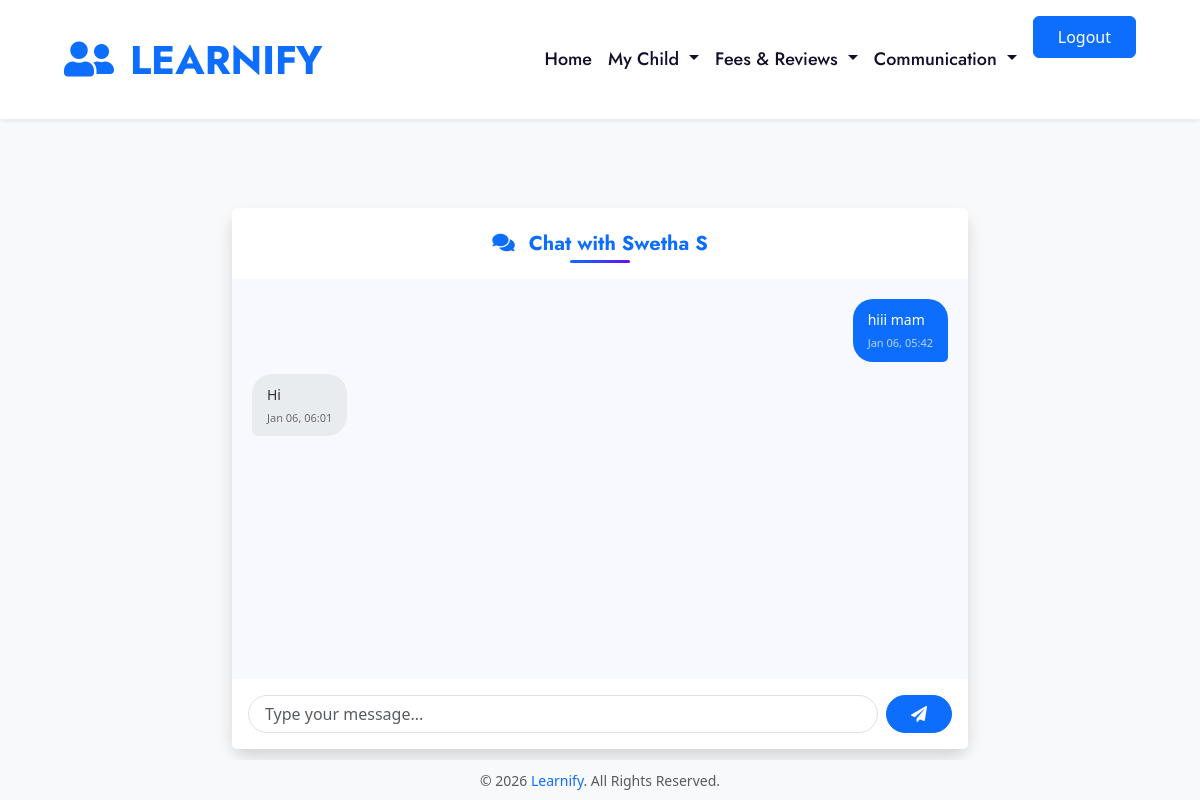
/parent_teacher_chat?teacher=5 (signed in), run on the app's committed database.
### Teacher/models.py (models this page shows)
class Teacher_Reg(models.Model):
    user = models.OneToOneField(User, on_delete=models.CASCADE)
    gender=models.CharField(max_length=100,default='null')
    qualification = models.CharField(max_length=100)
    experience = models.CharField(max_length=50)
    phone=models.CharField(max_length=10,default='null')
    subjects = models.ManyToManyField(Subject)
    profile_picture = models.ImageField(upload_to='teacher_profiles/',null=True,blank=True)
    certificates=models.FileField(upload_to='certificates/',null=True,blank=True)
    id_card=models.FileField(upload_to='proof',default='null')
    status=models.CharField(max_length=100,default='pending')

### Parent/models.py (models this page shows)
class ParentTeacherMessage(models.Model):
    parent = models.ForeignKey('Parent.Parent_Reg', on_delete=models.CASCADE)
    teacher = models.ForeignKey('Teacher.Teacher_Reg', on_delete=models.CASCADE)
    sender = models.ForeignKey(User, on_delete=models.CASCADE)
    content = models.TextField()
    timestamp = models.DateTimeField(auto_now_add=True)
    is_read = models.BooleanField(default=False)

### Parent/views.py (the view, shortened to what this page needs)
# urls.py: path('parent_teacher_chat',views.parent_teacher_chat,name='parent_teacher_chat'),
def parent_teacher_chat(request):
    parent = Parent_Reg.objects.get(user=request.user)
    teacher_id = request.GET.get('teacher')
    if not teacher_id:
        return redirect('parent_select_teacher')
    teacher = get_object_or_404(Teacher_Reg, id=teacher_id)
    messages = ParentTeacherMessage.objects.filter(
        parent=parent,
        teacher=teacher
    ).order_by('timestamp')
    return render(request, 'parent/parent_teacher_chat.html', {
        'teacher': teacher,
        'messages': messages
    })

### template/parent/parent_teacher_chat.html (shortened to what this page needs)
{% extends 'parent/page.html' %}
{% load static %}
{% block content %}
<div class="container py-5 mt-5">
    <div class="row justify-content-center">
        <div class="col-lg-8">
            <div class="card shadow border-0 rounded-4">
                <div class="card-header bg-white border-0 pt-4 pb-3 text-center">
                    <h5 class="fw-bold text-primary mb-1">
                        <i class="fa fa-comments me-2"></i>
                        Chat with {{ teacher.user.first_name }} {{ teacher.user.last_name }}
                    </h5>
                    <div class="header-line mx-auto"></div>
                </div>
                <div class="card-body chat-box">
                    {% for msg in messages %}
                        {% if msg.sender == request.user %}
                            <div class="message message-right">
                                <div class="bubble bubble-right">
                                    {{ msg.content }}
                                    <div class="timestamp">
                                        {{ msg.timestamp|date:"M d, H:i" }}
                                    </div>
                                </div>
                            </div>
                        {% else %}
                            <div class="message message-left">
                                <div class="bubble bubble-left">
                                    {{ msg.content }}
                                    <div class="timestamp">
                                        {{ msg.timestamp|date:"M d, H:i" }}
                                    </div>
                                </div>
                            </div>
                        {% endif %}
                    {% empty %}
                        <div class="text-center text-muted">
                            No messages yet. Start the conversation!
                        </div>
                    {% endfor %}
                </div>
                <div class="card-footer bg-white border-0 p-3">
                    <form method="post" class="d-flex gap-2">
                        <textarea name="content"
                                  class="form-control rounded-pill px-3"
                                  rows="1"
                                  placeholder="Type your message..."
                                  required></textarea>
                        <button type="submit"
                                class="btn btn-primary rounded-pill px-4">
                            <i class="fa fa-paper-plane"></i>
                        </button>
                    </form>
                </div>
            </div>
        </div>
    </div>
</div>
{% endblock %}

### template/parent/parent_teacher_chat.html (style rules this page uses)
body { background-color: #f4f6f9; }
.header-line { width: 60px; height: 3px; background: linear-gradient(to right, #0d6efd, #6610f2); border-radius: 10px; }
.chat-box { height: 400px; overflow-y: auto; background-color: #f8f9ff; padding: 20px; }
.message { display: flex; margin-bottom: 12px; }
.message-right { justify-content: flex-end; }
.message-left { justify-content: flex-start; }
.bubble { max-width: 70%; padding: 10px 15px; border-radius: 20px; position: relative; font-size: 14px; }
.bubble-right { background-color: #0d6efd; color: white; border-bottom-right-radius: 5px; }
.bubble-left { background-color: #e9ecef; color: #333; border-bottom-left-radius: 5px; }
.timestamp { font-size: 11px; margin-top: 5px; text-align: right; opacity: 0.7; }
textarea { resize: none; }

### data on the page
Teacher_Reg: user.first_name "Swetha", user.last_name "S"
ParentTeacherMessage: content "hiii mam", timestamp "Jan 06, 05:42"
ParentTeacherMessage: content "Hi", timestamp "Jan 06, 06:01"
